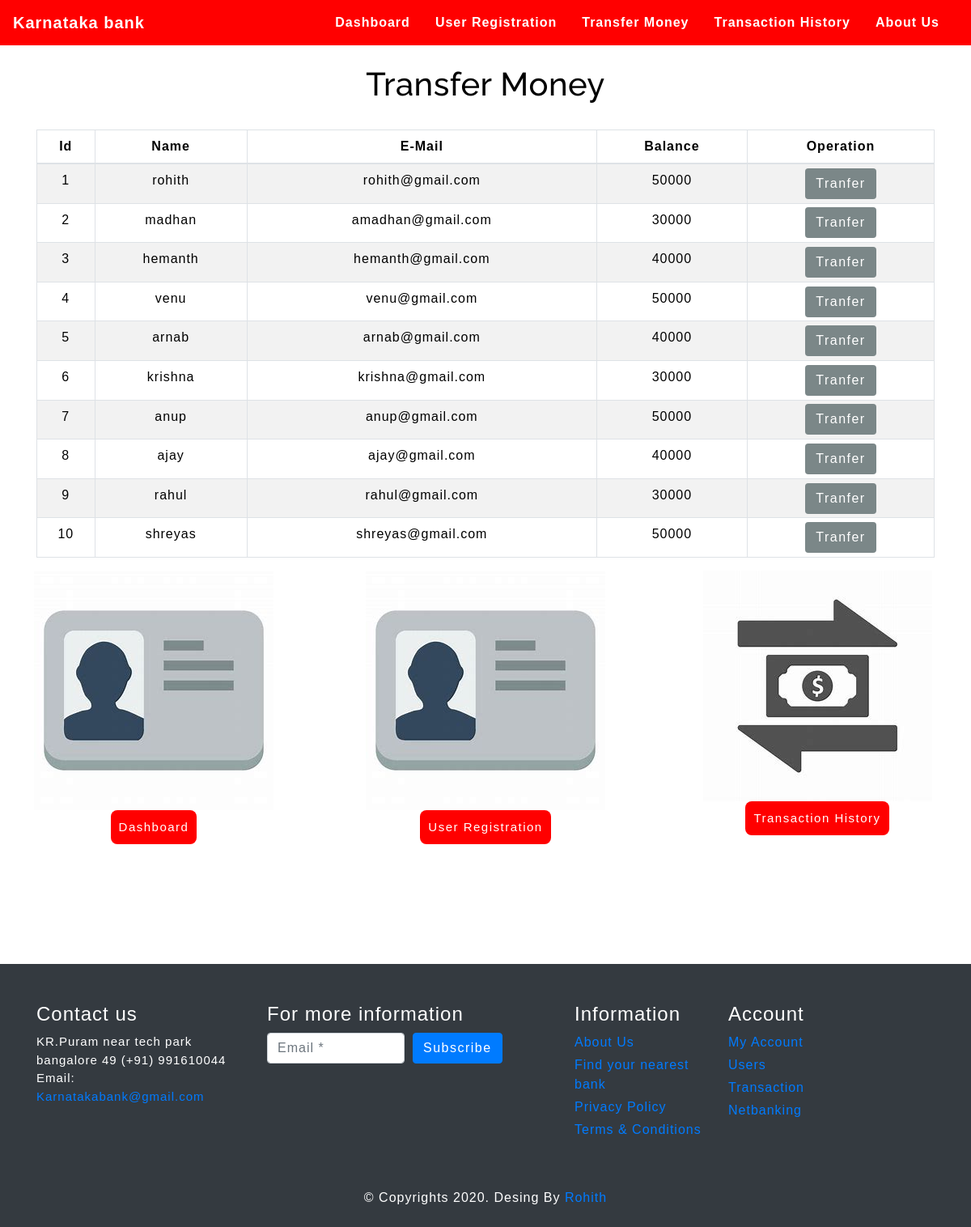
The app's page /transfermoney.php with its own data.
### tables this page shows
CREATE TABLE `users` (
  `id` int(3) NOT NULL,
  `name` text NOT NULL,
  `email` varchar(30) NOT NULL,
  `balance` int(8) NOT NULL
);

### transfermoney.php (the view, shortened to what this page needs)
<!DOCTYPE html>
<html lang="en">
<head>
    <link rel="stylesheet" href="https://maxcdn.bootstrapcdn.com/bootstrap/4.0.0/css/bootstrap.min.css">
    <link rel="stylesheet" type="text/css" href="css/table.css">
    <link rel="stylesheet" type="text/css" href="css/style.css">
    <link rel="stylesheet" type="text/css" href="css/navbar.css">
</head>
<body style="background-color : #ffffff;">
<?php
    include 'config.php';
    $sql = "SELECT * FROM users";
    $result = mysqli_query($conn,$sql);
?>
<?php
  include 'navbar.php';
?>
<div class="container">
        <h2 class="text-center pt-4" style="color : black;">Transfer Money</h2>
        <br>
            <div class="row">
                <div class="col">
                    <div class="table-responsive-sm">
                    <table class="table table-hover table-sm table-striped table-condensed table-bordered" style="border-color:black;">
                        <thead style="color : black;">
                            <tr>
                            <th scope="col" class="text-center py-2">Id</th>
                            <th scope="col" class="text-center py-2">Name</th>
                            <th scope="col" class="text-center py-2">E-Mail</th>
                            <th scope="col" class="text-center py-2">Balance</th>
                            <th scope="col" class="text-center py-2">Operation</th>
                            </tr>
                        </thead>
                        <tbody>
                <?php
                    while($rows=mysqli_fetch_assoc($result)){
                ?>
                    <tr style="color : black;">
                        <td class="py-2"><?php echo $rows['id'] ?></td>
                        <td class="py-2"><?php echo $rows['name']?></td>
                        <td class="py-2"><?php echo $rows['email']?></td>
                        <td class="py-2"><?php echo $rows['balance']?></td>
                        <td><a href="selecteduserdetail.php?id= <?php echo $rows['id'] ;?>"> <button type="button" class="btn" style="background-color : #00000;">Tranfer</button></a></td>
                    </tr>
                <?php
                    }
                ?>
                        </tbody>
                    </table>
                    </div>
                </div>
            </div>
         </div>
 <div class="row activity text-center">
                  <div class="col-md act">
                    <img src="img/user reg.jpg" class="img-fluid">
                    <br>
                    <a href="createuser.php"><button style="background-color : #FF0000;">Dashboard</button></a>
                  </div>
                  <div class="col-md act">
                    <img src="img/user reg.jpg" class="img-fluid">
                    <br>
                    <a href="transfermoney.php"><button style="background-color : #FF0000;">User Registration</button></a>
                  </div>
                  <div class="col-md act">
                    <img src="img/TH.jpg" class="img-fluid">
                    <br>
                    <a href="transactionhistory.php"><button style="background-color : #FF0000;">Transaction History</button></a>
                  </div>
            </div>
         <?php
  include 'footer.php';
  ?>
</body>
</html>

### navbar.php (shortened to what this page needs)
<nav class="navbar navbar-expand-md navbar-light" style="background-color :#FF0000 ;">
<a class="navbar-brand" href="index.php" style="color : #ffffff;"><b>Karnataka bank</b></a>
<div class="collapse navbar-collapse" id="collapsibleNavbar">
      <ul class="navbar-nav ml-auto">
        <li class="nav-item">
          <a class="nav-link" href="index.php" style="color : #ffffff;"><b>Dashboard</b></a>
        </li>
        <li class="nav-item">
          <a class="nav-link" href="createuser.php" style="color : #ffffff;"><b>User Registration</b></a>
        </li>
        <li class="nav-item">
          <a class="nav-link" href="transfermoney.php" style="color : #ffffff;"><b>Transfer Money</b></a>
        </li>
        <li class="nav-item">
          <a class="nav-link" href="transactionhistory.php" style="color : #ffffff;"><b>Transaction History</b></a>
        </li>
        <li class="nav-item">
          <a class="nav-link" href="#" style="color : #ffffff;"><b>About Us</b></a>
        </li>
    </div>
 </nav>

### footer.php
<footer id="footer" class="bg-dark text-white mt-5 py-5">
          <div class="container">
            <div class="row">
              <div class="col-lg-3 col-12">
                <h4 class="font-rubik font-size-20">Contact us</h4>
                <p class="font-size-14 font-rale text-white-50">KR.Puram near tech park bangalore 49 (+91) 991610044<br> Email: <a href="#" class="color-second">Karnatakabank@gmail.com</a></p>
              </div>
              <div class="col-lg-4 col-12">
                <h4 class="font-rubik font-size-20">For more information</h4>
                <form class="form-row">
                  <div class="col">
                    <input type="text" class="form-control" placeholder="Email *">
                  </div>
                  <div class="col">
                    <button type="submit" class="btn btn-primary mb-2">Subscribe</button>
                  </div>
                </form>
              </div>
              <div class="col-lg-2 col-12">
                <h4 class="font-rubik font-size-20">Information</h4>
                <div class="d-flex flex-column flex-wrap">
                  <a href="#" class="font-rale font-size-14 text-white-50 pb-1">About Us</a>
                  <a href="#" class="font-rale font-size-14 text-white-50 pb-1">Find your nearest bank</a>
                  <a href="#" class="font-rale font-size-14 text-white-50 pb-1">Privacy Policy</a>
                  <a href="#" class="font-rale font-size-14 text-white-50 pb-1">Terms & Conditions</a>
                </div>
              </div>
              <div class="col-lg-2 col-12">
                <h4 class="font-rubik font-size-20">Account</h4>
                <div class="d-flex flex-column flex-wrap">
                  <a href="#" class="font-rale font-size-14 text-white-50 pb-1">My Account</a>
                  <a href="#" class="font-rale font-size-14 text-white-50 pb-1">Users</a>
                  <a href="#" class="font-rale font-size-14 text-white-50 pb-1">Transaction</a>
                  <a href="#" class="font-rale font-size-14 text-white-50 pb-1">Netbanking</a>
                </div>
              </div>
            </div>
          </div>
        </footer>
        <div class="copyright text-center bg-dark text-white py-2">
          <p class="font-rale font-size-14">&copy; Copyrights 2020. Desing By <a href="#" class="color-second">Rohith</a></p>
        </div>

### css/table.css (style rules this page uses)
* { padding: 0; margin: 0; box-sizing: border-box; font-family: sans-serif; }
h2 { font-size: 40px; }
table { letter-spacing: 1.2px; }
td { text-align: center; }
button { border:none; background: #d9d9d9; transition: 1s; }
@media only screen and (orientation: portrait) { * { letter-spacing: 1px; } }

### css/style.css (style rules this page uses)
* { padding: 0; margin: 0; box-sizing: border-box; font-family: sans-serif; }
button { border:none; border-radius: 8px; padding: 10px; background:#7B8788; color:white; letter-spacing: 1.5px; font-size: 15px; transition: 0.5s; }
footer { color:#586776; background-color:#EAF0F1; letter-spacing: 0.5px; }
footer p { margin: 0; font-size: 15px; }
@media only screen and (orientation:portrait) { .act { padding-bottom: 100px; } }

### css/navbar.css (style rules this page uses)
.nav-link { margin-right: 15px; color:#2F363F; letter-spacing: 0.5px; transition: 0.5s; }
.navbar-brand { color: #4C4B4B; letter-spacing: 0.5px; }
h2 { color: #4C4B4B; letter-spacing: 0.5px; font-family: raleway; }

### transfermoney.php (style rules this page uses)
button { transition: 1.5s; }

### records on screen
users: id "1", name "rohith", email "rohith@gmail.com", balance "50000"
users: id "2", name "madhan", email "amadhan@gmail.com", balance "30000"
users: id "3", name "hemanth", email "hemanth@gmail.com", balance "40000"
users: id "4", name "venu", email "venu@gmail.com", balance "50000"
users: id "5", name "arnab", email "arnab@gmail.com", balance "40000"
users: id "6", name "krishna", email "krishna@gmail.com", balance "30000"
users: id "7", name "anup", email "anup@gmail.com", balance "50000"
users: id "8", name "ajay", email "ajay@gmail.com", balance "40000"
users: id "9", name "rahul", email "rahul@gmail.com", balance "30000"
users: id "10", name "shreyas", email "shreyas@gmail.com", balance "50000"
